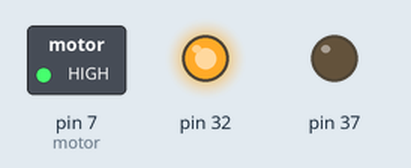
Recording of a program running on a simulated Raspberry Pi (header pin numbers). On the bench: switched loads named in the program (green lamp = pin HIGH), output pins drawn as LEDs (lit = HIGH). What the program prints to the terminal is not drawn.

Above: at 0.1 s.
Timing chart, 0 to 1.6 s (numbered marks = the images above):
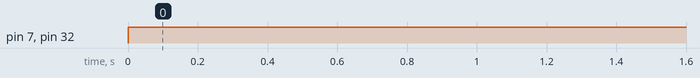

The program:

codes.py
```python
import RPi.GPIO as GPIO
import time
import datetime

nem_sensoru = 40
motor = 7
GPIO.setmode(GPIO.BOARD)
GPIO.setup(nem_sensoru,GPIO.IN)
GPIO.setup(motor,GPIO.OUT)
GPIO.setup(37,GPIO.OUT)
GPIO.setup(32,GPIO.OUT)

zaman=""

while True:
    x = GPIO.input(40)
    print(x)
    if x==0:
        GPIO.output(7,True)
        GPIO.output(32,True)

    else:
        GPIO.output(7,False)
        GPIO.output(32,False)
        GPIO.output(37,True)
        time.sleep(0.4)
        GPIO.output(37,False)
        zaman=datetime.datetime.now()
        dosya=str(zaman.day)+"-"+str(zaman.month)+"-"+str(zaman.year)+".txt"
        f=open(dosya,"a")
        f.write("\n")
        f.write(str(zaman.day)+"."+str(zaman.month)+"."+str(zaman.year)+"tarihinde"+str(zaman.hour)+":"+str(zaman.minute)+":"+str(zaman.second)+"saatinde motor calismistir.")
        f.write("\n")
        f.write("-"*60)
    time.sleep(1)
```

Measured:
- by itself, pin 7 (motor), pin 32: LOW → HIGH at 0.00 s
